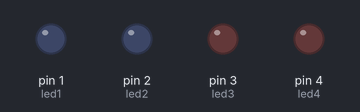
Bench run of a sketch on a simulated Arduino Uno, built with avr-gcc and run on an emulated ATmega328P. Parts: output pins drawn as LEDs (lit = HIGH).

Above: at 0.2 s.
At 1.7 s:
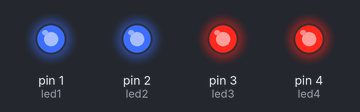
Timing chart, 0 to 3.0 s (numbered marks = the images above):
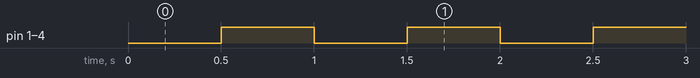

The sketch:

sketch.ino
```cpp
const int led1 = 1;
const int led2 = 2;
const int led3 = 3;
const int led4 = 4;
const unsigned long intervalo = 500;

unsigned long actualizacion = 0;

bool estado1 = false;
bool estado2 = false;
bool estado3 = false;
bool estado4 = false;

void setup() {
  pinMode(led1, OUTPUT);
  pinMode(led2, OUTPUT);
  pinMode(led3, OUTPUT);
  pinMode(led4, OUTPUT);
}

void loop() {
  unsigned long tiempoActual = millis();

  if (tiempoActual - actualizacion >= intervalo) {
    actualizacion = tiempoActual;

    estado1 = !estado1;
    estado2 = !estado2;
    estado3 = !estado3;
    estado4 = !estado4;

    digitalWrite(led1, estado1 ? HIGH : LOW);
    digitalWrite(led2, estado2 ? HIGH : LOW);
    digitalWrite(led3, estado3 ? HIGH : LOW);
    digitalWrite(led4, estado4 ? HIGH : LOW);
  }
}
```

Measured:
- by itself, pin 1 (led1), pin 2 (led2), pin 3 (led3), pin 4 (led4): alternates HIGH for 0.50 s and LOW for 0.50 s
